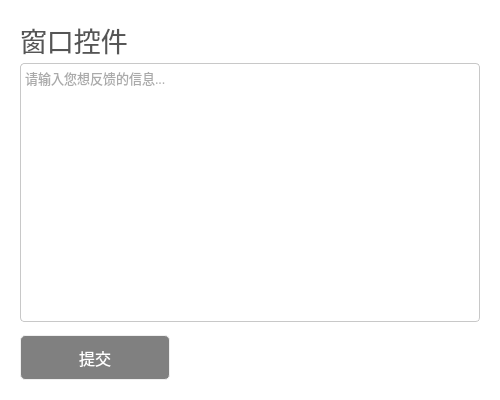
<?xml version="1.0" encoding="UTF-8"?>
<ui version="4.0">
 <class>Dialog</class>
 <widget class="QDialog" name="Dialog">
  <property name="geometry">
   <rect>
    <x>0</x>
    <y>0</y>
    <width>500</width>
    <height>400</height>
   </rect>
  </property>
  <property name="minimumSize">
   <size>
    <width>500</width>
    <height>400</height>
   </size>
  </property>
  <property name="maximumSize">
   <size>
    <width>500</width>
    <height>400</height>
   </size>
  </property>
  <property name="windowTitle">
   <string>报告问题</string>
  </property>
  <property name="windowIcon">
   <iconset>
    <normaloff>:/images/images/logo.png</normaloff>:/images/images/logo.png</iconset>
  </property>
  <property name="styleSheet">
   <string notr="true">background-color: rgb(255, 255, 255);
color:#555;</string>
  </property>
  <layout class="QGridLayout" name="gridLayout" columnstretch="0,0">
   <property name="leftMargin">
    <number>20</number>
   </property>
   <property name="topMargin">
    <number>20</number>
   </property>
   <property name="rightMargin">
    <number>20</number>
   </property>
   <property name="bottomMargin">
    <number>20</number>
   </property>
   <property name="horizontalSpacing">
    <number>6</number>
   </property>
   <property name="verticalSpacing">
    <number>3</number>
   </property>
   <item row="3" column="0" colspan="2">
    <widget class="QPushButton" name="submit_report_btn">
     <property name="enabled">
      <bool>false</bool>
     </property>
     <property name="minimumSize">
      <size>
       <width>0</width>
       <height>45</height>
      </size>
     </property>
     <property name="maximumSize">
      <size>
       <width>150</width>
       <height>16777215</height>
      </size>
     </property>
     <property name="font">
      <font>
       <family>微软雅黑</family>
       <pointsize>12</pointsize>
      </font>
     </property>
     <property name="styleSheet">
      <string notr="true">QPushButton{
	background-color:#7dc855;
	color:#fff;
	border:1px solid rgb(240, 240, 240);
	border-radius:5px;
}

QPushButton:hover{
	background-color:rgb(143, 229, 97);
}

QPushButton:pressed{
	background-color:rgb(105, 168, 71);
}

QPushButton:disabled{
	background-color:grey
}</string>
     </property>
     <property name="text">
      <string>提交</string>
     </property>
    </widget>
   </item>
   <item row="1" column="0" colspan="2">
    <widget class="QTextEdit" name="problem_te">
     <property name="font">
      <font>
       <family>微软雅黑</family>
       <pointsize>10</pointsize>
      </font>
     </property>
     <property name="styleSheet">
      <string notr="true">border-radius:4px;
border:1px solid rgb(200,200,200);</string>
     </property>
     <property name="placeholderText">
      <string>请输入您想反馈的信息...</string>
     </property>
    </widget>
   </item>
   <item row="2" column="0">
    <spacer name="verticalSpacer_2">
     <property name="orientation">
      <enum>Qt::Vertical</enum>
     </property>
     <property name="sizeType">
      <enum>QSizePolicy::Fixed</enum>
     </property>
     <property name="sizeHint" stdset="0">
      <size>
       <width>20</width>
       <height>10</height>
      </size>
     </property>
    </spacer>
   </item>
   <item row="0" column="0" colspan="2">
    <widget class="QLabel" name="label">
     <property name="font">
      <font>
       <family>微软雅黑</family>
       <pointsize>20</pointsize>
      </font>
     </property>
     <property name="styleSheet">
      <string notr="true"/>
     </property>
     <property name="text">
      <string>窗口控件</string>
     </property>
     <property name="textInteractionFlags">
      <set>Qt::LinksAccessibleByMouse|Qt::TextSelectableByMouse</set>
     </property>
    </widget>
   </item>
  </layout>
 </widget>
 <resources>
  <include location="../resource.qrc"/>
 </resources>
 <connections/>
 <slots>
  <slot>enable_submitBtn()</slot>
  <slot>report_problem()</slot>
 </slots>
</ui>
